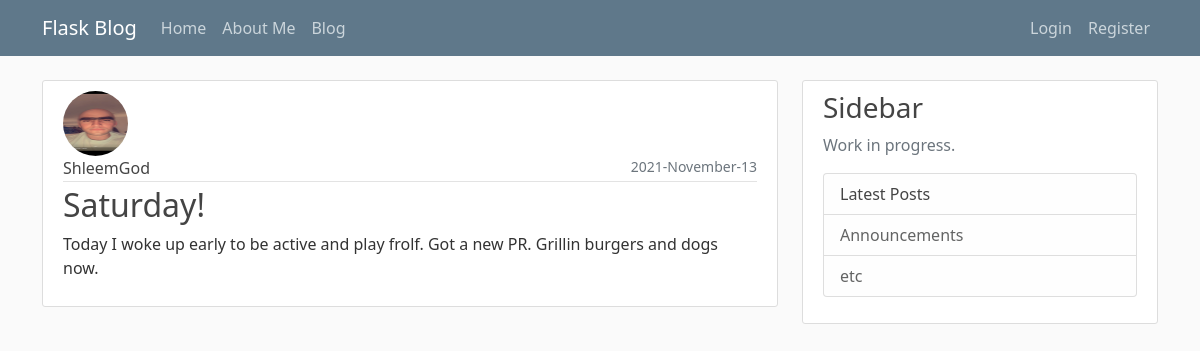
/post/10, run on the app's committed database.
### flaskblog/models.py (models this page shows, shortened)
class User(db.Model, UserMixin):
    id = db.Column(db.Integer, primary_key=True)
    username = db.Column(db.String(20), unique=True, nullable=False)
    email = db.Column(db.String(120), unique=True, nullable=False)
    image_file = db.Column(db.String(20), nullable=False, default='default.jpg')
    password = db.Column(db.String(60), nullable=False)
    posts = db.relationship('Post', backref='author', lazy=True)

class Post(db.Model):
    id = db.Column(db.Integer, primary_key=True)
    title = db.Column(db.String(100), nullable=False)
    date_posted = db.Column(db.DateTime, nullable=False, default=datetime.utcnow)
    content = db.Column(db.Text, nullable=False)
    user_id = db.Column(db.Integer, db.ForeignKey('user.id'), nullable=False)

### flaskblog/posts/routes.py (the view)
@posts.route("/post/<int:post_id>")
def post(post_id):
    post = Post.query.get_or_404(post_id)
    return render_template('post.html', title=post.title, post=post)

### flaskblog/templates/post.html (shortened to what this page needs)
{% extends 'index.html' %}
{% block content %}
  <article class="media content-section">
    <img class="rounded-circle article-img" src="{{ url_for('static', filename='profile_pic/' + post.author.image_file)}}">
    <div class="media-body ml-4">
      <div class="article-metadata">
        <a class="article-title mr-2" href="{{ url_for('users.user_posts', username=post.author.username) }}">{{ post.author.username }}</a>
        <small class="text-muted float-end">{{ post.date_posted.strftime('%Y-%B-%d') }}</small>
      </div>
      <h2 class="article-title">{{ post.title }}</h2>
      <p class="article-content">{{ post.content }}</p>
    </div>
  </article>
{% endblock content%}

### flaskblog/static/main.css (style rules this page uses)
body { background: #fafafa; color: #333333; margin-top: 5rem; }
h1, h2, h3, h4, h5, h6 { color: #444444; }
.content-section { background: #ffffff; padding: 10px 20px; border: 1px solid #dddddd; border-radius: 3px; margin-bottom: 20px; }
.article-title { color: #444444; }
a.article-title { text-decoration: none; }
.article-content { white-space: pre-line; }
.article-img { height: 65px; width: 65px; margin-right: 16px; }
.article-metadata { padding-bottom: 1px; margin-bottom: 4px; border-bottom: 1px solid #e3e3e3 }

### data on the page
User: image_file (picture), author.username "ShleemGod"
Post: date_posted "2021-November-13", title "Saturday!", content "Today I woke up early to be active and play frolf. Got a new PR. Grillin burgers and dogs now."
